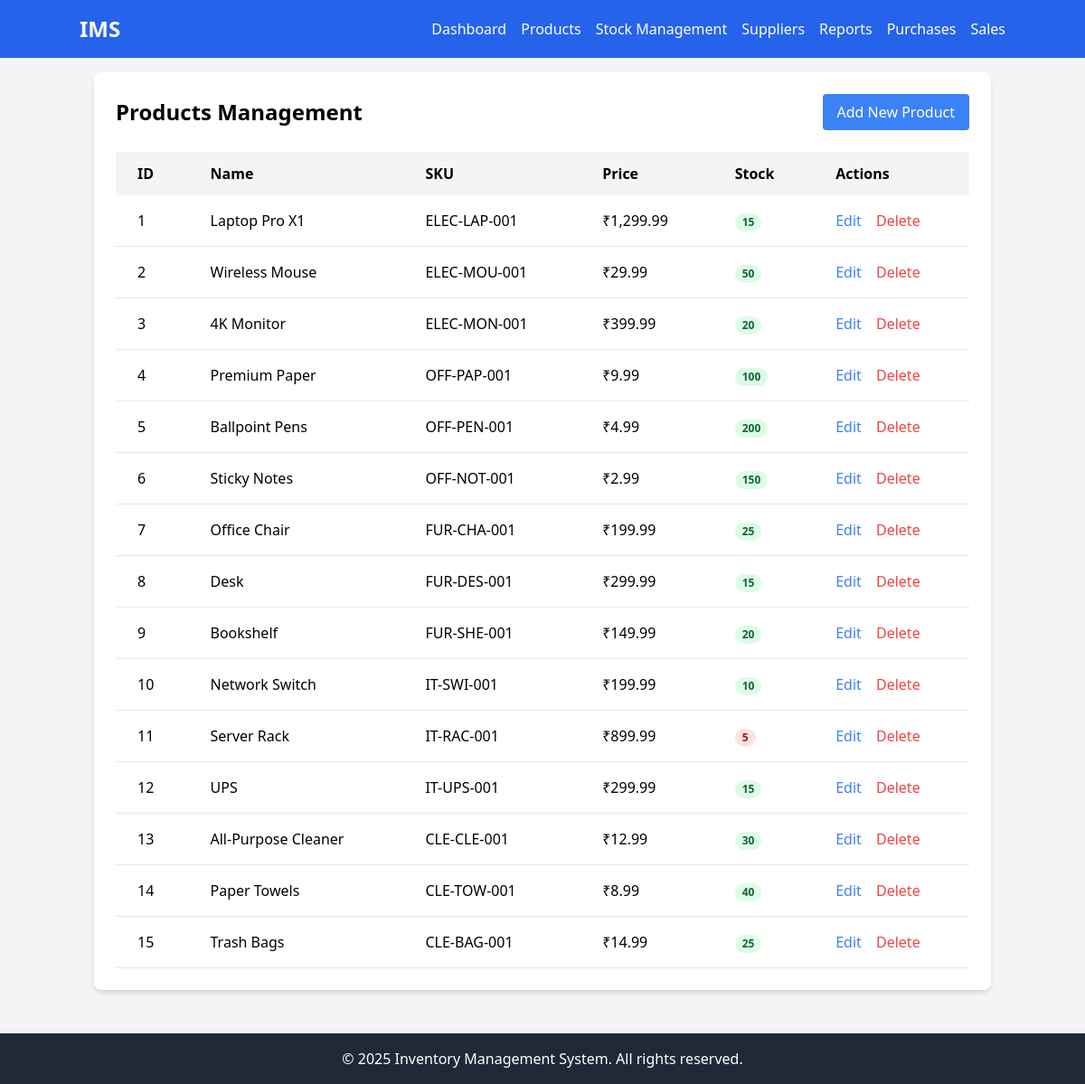
Screenshot of /products/index.php with the database file from the repository.
### tables this page shows
CREATE TABLE IF NOT EXISTS products (
    id INT PRIMARY KEY AUTO_INCREMENT,
    name VARCHAR(100) NOT NULL,
    description TEXT,
    category_id INT,
    supplier_id INT,
    sku VARCHAR(50) UNIQUE,
    price DECIMAL(10,2),
    stock_quantity INT DEFAULT 0,
    reorder_level INT DEFAULT 10,
    created_at TIMESTAMP DEFAULT CURRENT_TIMESTAMP,
    FOREIGN KEY (category_id) REFERENCES categories(id) ON DELETE SET NULL,
    FOREIGN KEY (supplier_id) REFERENCES suppliers(id) ON DELETE SET NULL
);

### products/index.php (the view, shortened to what this page needs)
<?php
require_once '../includes/config.php';
require_once '../includes/header.php';
$sql = "SELECT * FROM products ORDER BY created_at ASC";
$result = mysqli_query($conn, $sql);
?>
<div class="bg-white rounded-lg shadow-md p-6">
    <div class="flex justify-between items-center mb-6">
        <h1 class="text-2xl font-bold">Products Management</h1>
        <a href="/quick_site/IMS/products/create.php" class="bg-blue-500 text-white px-4 py-2 rounded hover:bg-blue-600">Add New Product</a>
    </div>
    <?php if($result && mysqli_num_rows($result) > 0): ?>
        <div class="overflow-x-auto">
            <table class="min-w-full bg-white">
                <thead>
                    <tr class="bg-gray-100">
                        <th class="px-6 py-3 text-left">ID</th>
                        <th class="px-6 py-3 text-left">Name</th>
                        <th class="px-6 py-3 text-left">SKU</th>
                        <th class="px-6 py-3 text-left">Price</th>
                        <th class="px-6 py-3 text-left">Stock</th>
                        <th class="px-6 py-3 text-left">Actions</th>
                    </tr>
                </thead>
                <tbody>
                    <?php $i = 1; while($row = mysqli_fetch_assoc($result)): ?>
                    <tr class="border-b hover:bg-gray-50">
                        <td class="px-6 py-4"><?php echo $i++ ?></td>
                        <td class="px-6 py-4"><?php echo htmlspecialchars($row['name']); ?></td>
                        <td class="px-6 py-4"><?php echo htmlspecialchars($row['sku']); ?></td>
                        <td class="px-6 py-4">₹<?php echo number_format($row['price'], 2); ?></td>
                        <td class="px-6 py-4">
                            <span class="px-2 inline-flex text-xs leading-5 font-semibold rounded-full <?php echo $row['stock_quantity'] < 10 ? 'bg-red-100 text-red-800' : 'bg-green-100 text-green-800'; ?>">
                                <?php echo $row['stock_quantity']; ?>
                            </span>
                        </td>
                        <td class="px-6 py-4">
                            <a href="/quick_site/IMS/products/edit.php?id=<?php echo $row['id']; ?>" class="text-blue-500 hover:text-blue-700 mr-3">Edit</a>
                            <a href="/quick_site/IMS/products/index.php?delete=<?php echo $row['id']; ?>"
                               class="text-red-500 hover:text-red-700"
                               onclick="return confirm('Are you sure you want to delete this product?')">Delete</a>
                        </td>
                    </tr>
                    <?php endwhile; ?>
                </tbody>
            </table>
        </div>
    <?php else: ?>
        <div class="text-center py-4">
            <p class="text-gray-500">No products found.</p>
        </div>
    <?php endif; ?>
</div>
<?php require_once '../includes/footer.php'; ?>

### rows the page displays
products: name "Laptop Pro X1", sku "ELEC-LAP-001", price "1,299.99", stock_quantity "15"
products: name "Wireless Mouse", sku "ELEC-MOU-001", price "29.99", stock_quantity "50"
products: name "4K Monitor", sku "ELEC-MON-001", price "399.99", stock_quantity "20"
products: name "Premium Paper", sku "OFF-PAP-001", price "9.99", stock_quantity "100"
products: name "Ballpoint Pens", sku "OFF-PEN-001", price "4.99", stock_quantity "200"
products: name "Sticky Notes", sku "OFF-NOT-001", price "2.99", stock_quantity "150"
products: name "Office Chair", sku "FUR-CHA-001", price "199.99", stock_quantity "25"
products: name "Desk", sku "FUR-DES-001", price "299.99", stock_quantity "15"
products: name "Bookshelf", sku "FUR-SHE-001", price "149.99", stock_quantity "20"
products: name "Network Switch", sku "IT-SWI-001", price "199.99", stock_quantity "10"
products: name "Server Rack", sku "IT-RAC-001", price "899.99", stock_quantity "5"
products: name "UPS", sku "IT-UPS-001", price "299.99", stock_quantity "15"
products: name "All-Purpose Cleaner", sku "CLE-CLE-001", price "12.99", stock_quantity "30"
products: name "Paper Towels", sku "CLE-TOW-001", price "8.99", stock_quantity "40"
products: name "Trash Bags", sku "CLE-BAG-001", price "14.99", stock_quantity "25"
